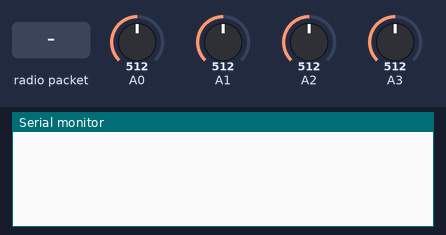
The sketch below on a simulated Arduino Uno, built with avr-gcc and run on an emulated ATmega328P. Parts: the last lines printed to the serial monitor. The test bench sets the inputs (shaded band); at power-on: A0 = 512, A1 = 512, A2 = 512, A3 = 512. No radio packets arrive unless stated.

Above: at 1.2 s.
1.3 s: radio packet "1" arrives
At 1.8 s:
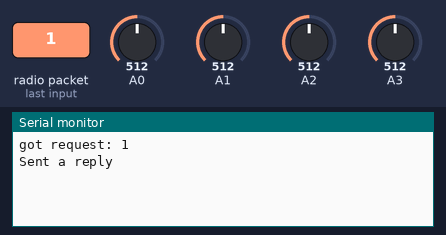
2.8 s: radio packet "0" arrives
At 4.0 s:
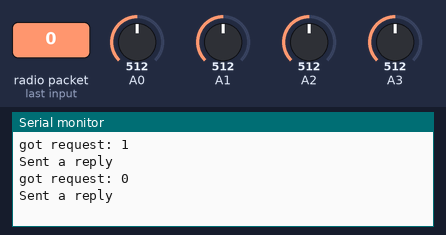
4.3 s: radio packet "2" arrives
At 5.3 s:
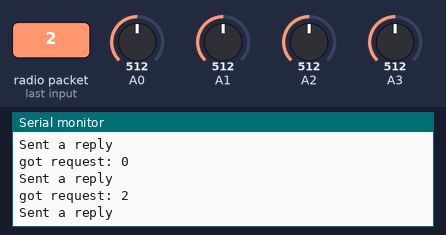

The sketch:

nrf24_server_with_ppm.ino
```cpp
// nrf24_server.pde
// -*- mode: C++ -*-
// Example sketch showing how to create a simple messageing server
// with the RH_NRF24 class. RH_NRF24 class does not provide for addressing or
// reliability, so you should only use RH_NRF24  if you do not need the higher
// level messaging abilities.
// It is designed to work with the other example nrf24_client
// Tested on Uno with Sparkfun NRF25L01 module
// Tested on Anarduino Mini (http://www.anarduino.com/mini/) with RFM73 module
// Tested on Arduino Mega with Sparkfun WRL-00691 NRF25L01 module

#include <SPI.h>
#include <RH_NRF24.h>

// Singleton instance of the radio driver
RH_NRF24 nrf24;
// RH_NRF24 nrf24(8, 7); // use this to be electrically compatible with Mirf
// RH_NRF24 nrf24(8, 10);// For Leonardo, need explicit SS pin
// RH_NRF24 nrf24(8, 7); // For RFM73 on Anarduino Mini

#define CHANNEL_NUMBER 4
#define CHANNEL_DEFAULT_VALUE 1200
#define FRAME_LENGTH 22500
#define PULSE_LENGTH 300
#define onState 1
#define sigPin 3

 int ppm[CHANNEL_NUMBER];

void setup()
{
  Serial.begin(9600);
  while (!Serial)
    ; // wait for serial port to connect. Needed for Leonardo only
  if (!nrf24.init())
    Serial.println("init failed");
  // Defaults after init are 2.402 GHz (channel 2), 2Mbps, 0dBm
  if (!nrf24.setChannel(1))
    Serial.println("setChannel failed");
  if (!nrf24.setRF(RH_NRF24::DataRate2Mbps, RH_NRF24::TransmitPower0dBm))
    Serial.println("setRF failed");

   pinMode(sigPin,OUTPUT);
   digitalWrite(sigPin, !onState);  //set the PPM signal pin to the default state (off)

  cli();
  TCCR1A = 0; // set entire TCCR1 register to 0
  TCCR1B = 0;

  OCR1A = 100;  // compare match register, change this
  TCCR1B |= (1 << WGM12);  // turn on CTC mode
  TCCR1B |= (1 << CS11);  // 8 prescaler: 0,5 microseconds at 16mhz
  TIMSK1 |= (1 << OCIE1A); // enable timer compare interrupt
  sei();
}

void loop()
{
  if (nrf24.available())
  {
    // Should be a message for us now
    uint8_t buf[RH_NRF24_MAX_MESSAGE_LEN];
    uint8_t len = sizeof(buf);
    if (nrf24.recv(buf, &len))
    {
//      NRF24::printBuffer("request: ", buf, len);
      Serial.print("got request: ");
      Serial.println((char*)buf);

      // Send a reply
      uint8_t data[CHANNEL_NUMBER]  ;
      for(int i=0;i<4;i++)
      {
        data[i]=analogRead(i);
      }
      nrf24.send(data, sizeof(data));
      nrf24.waitPacketSent();
      Serial.println("Sent a reply");
      for(int j=0;j<4;j++)
      {
        ppm[j]=map(data[j],0,1023,1000,2000);
      }
    }
    else
    {
      Serial.println("recv failed");
    }
  }
}

ISR(TIMER1_COMPA_vect){  //leave this alone
  static boolean state = true;

  TCNT1 = 0;

  if (state) {  //start pulse
    digitalWrite(sigPin, onState);
    OCR1A = PULSE_LENGTH * 2;
    state = false;
  } else{  //end pulse and calculate when to start the next pulse
    static byte cur_chan_numb;
    static unsigned int calc_rest;

    digitalWrite(sigPin, !onState);
    state = true;

    if(cur_chan_numb >= CHANNEL_NUMBER){
      cur_chan_numb = 0;
      calc_rest = calc_rest + PULSE_LENGTH;//
      OCR1A = (FRAME_LENGTH - calc_rest) * 2;
      calc_rest = 0;
    }
    else{
      OCR1A = (ppm[cur_chan_numb] - PULSE_LENGTH) * 2;
      calc_rest = calc_rest + ppm[cur_chan_numb];
      cur_chan_numb++;
    }
  }
}
```

Measured:
- after the input at 1.3 s, the serial monitor: prints a new line at once (image 1)
- after the input at 2.8 s, the serial monitor: prints a new line at once (image 2)
- after the input at 4.3 s, the serial monitor: prints a new line at once (image 3)
